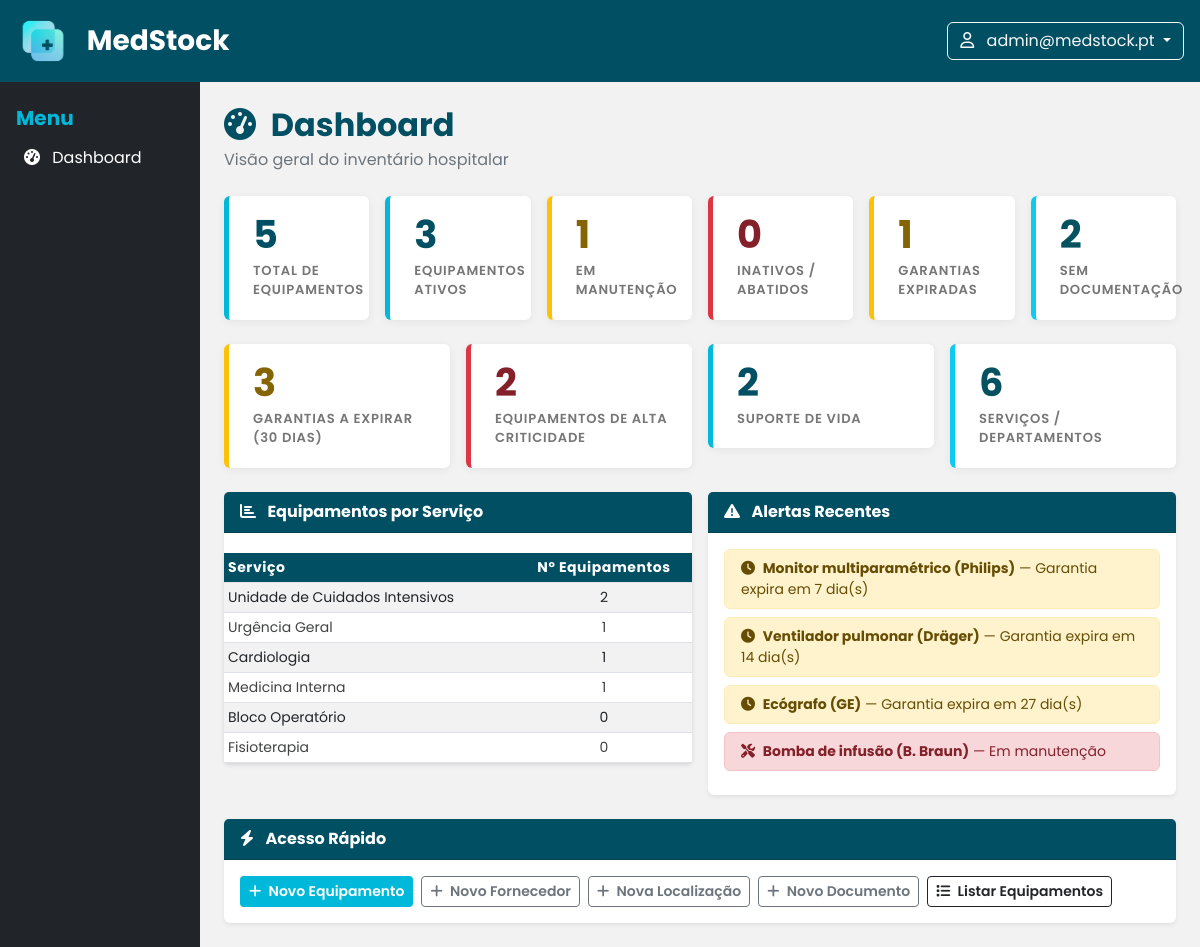
The page /private/home.php (signed in) on the database its author committed.
### tables this page shows
CREATE TABLE IF NOT EXISTS `garantias` (
  `id` int unsigned NOT NULL AUTO_INCREMENT,
  `id_equipamento` int unsigned NOT NULL,
  `id_fornecedor` int unsigned DEFAULT NULL,
  `data_inicio` date NOT NULL,
  `data_fim` date NOT NULL,
  `tipo` enum('Fabricante','Extensão','Contrato de manutenção') NOT NULL DEFAULT 'Fabricante',
  `descricao` text DEFAULT NULL,
  `created_at` datetime DEFAULT NULL,
  `updated_at` datetime DEFAULT NULL,
  PRIMARY KEY (`id`),
  CONSTRAINT `fk_gar_equipamento` FOREIGN KEY (`id_equipamento`) REFERENCES `equipamentos` (`id`),
  CONSTRAINT `fk_gar_fornecedor` FOREIGN KEY (`id_fornecedor`) REFERENCES `fornecedores` (`id`)
);

CREATE TABLE IF NOT EXISTS `equipamentos` (
  `id` int unsigned NOT NULL AUTO_INCREMENT,
  `codigo` varchar(20) NOT NULL,
  `designacao` varchar(150) NOT NULL,
  `marca` varchar(100) DEFAULT NULL,
  `modelo` varchar(100) DEFAULT NULL,
  `numero_serie` varchar(100) DEFAULT NULL,
  `categoria` enum('Monitorização','Suporte de vida','Terapia','Diagnóstico','Laboratório','Esterilização','Reabilitação') DEFAULT NULL,
  `estado` enum('Ativo','Em manutenção','Em calibração','Em quarentena','Inativo','Abatido') NOT NULL DEFAULT 'Ativo',
  `criticidade` enum('Baixa','Média','Alta','Suporte de vida') NOT NULL DEFAULT 'Média',
  `id_localizacao` int unsigned DEFAULT NULL,
  `id_fornecedor` int unsigned DEFAULT NULL,
  `data_aquisicao` date DEFAULT NULL,
  `data_fabrico` date DEFAULT NULL,
  `created_at` datetime DEFAULT NULL,
  `updated_at` datetime DEFAULT NULL,
  `deleted_at` datetime DEFAULT NULL,
  PRIMARY KEY (`id`),
  UNIQUE KEY `codigo` (`codigo`),
  CONSTRAINT `fk_equip_fornecedor` FOREIGN KEY (`id_fornecedor`) REFERENCES `fornecedores` (`id`),
  CONSTRAINT `fk_equip_localizacao` FOREIGN KEY (`id_localizacao`) REFERENCES `localizacoes` (`id`)
);

### private/home.php (the view, shortened to what this page needs)
<?php
try {
    $ligacao = new PDO("mysql:host=".MYSQL_HOST.";dbname=".MYSQL_DATABASE.";charset=utf8", MYSQL_USERNAME, MYSQL_PASSWORD);
    $ligacao->setAttribute(PDO::ATTR_ERRMODE, PDO::ERRMODE_EXCEPTION);
    $kpis = [];
    $kpis['total'] = (int) $ligacao->query("SELECT COUNT(*) FROM equipamentos WHERE deleted_at IS NULL")->fetchColumn();
    $kpis['ativos'] = (int) $ligacao->query("SELECT COUNT(*) FROM equipamentos WHERE estado = 'Ativo' AND deleted_at IS NULL")->fetchColumn();
    $kpis['manutencao'] = (int) $ligacao->query("SELECT COUNT(*) FROM equipamentos WHERE estado = 'Em manutenção' AND deleted_at IS NULL")->fetchColumn();
    $kpis['inativos'] = (int) $ligacao->query("SELECT COUNT(*) FROM equipamentos WHERE estado IN ('Inativo','Abatido') AND deleted_at IS NULL")->fetchColumn();
    $kpis['gar_expiradas'] = (int) $ligacao->query("SELECT COUNT(*) FROM garantias WHERE data_fim < CURDATE()")->fetchColumn();
    $kpis['sem_docs'] = (int) $ligacao->query(
        "SELECT COUNT(*) FROM equipamentos WHERE deleted_at IS NULL
         AND id NOT IN (SELECT DISTINCT id_equipamento FROM documentos WHERE deleted_at IS NULL)"
    )->fetchColumn();
    $kpis['gar_30dias'] = (int) $ligacao->query(
        "SELECT COUNT(*) FROM garantias WHERE data_fim >= CURDATE() AND data_fim <= DATE_ADD(CURDATE(), INTERVAL 30 DAY)"
    )->fetchColumn();
    $kpis['alta_critico'] = (int) $ligacao->query("SELECT COUNT(*) FROM equipamentos WHERE criticidade = 'Alta' AND deleted_at IS NULL")->fetchColumn();
    $kpis['suporte_vida'] = (int) $ligacao->query("SELECT COUNT(*) FROM equipamentos WHERE criticidade = 'Suporte de vida' AND deleted_at IS NULL")->fetchColumn();
    $kpis['servicos'] = (int) $ligacao->query("SELECT COUNT(*) FROM localizacoes")->fetchColumn();
    $stmtServicos = $ligacao->query(
        "SELECT l.nome AS servico, COUNT(e.id) AS total
         FROM localizacoes l
         LEFT JOIN equipamentos e ON e.id_localizacao = l.id AND e.deleted_at IS NULL
         GROUP BY l.id, l.nome
         ORDER BY total DESC
         LIMIT 8"
    );
    $equip_por_servico = $stmtServicos->fetchAll(PDO::FETCH_OBJ);
    $stmtAlertas = $ligacao->query(
        "SELECT e.designacao, e.marca, e.modelo, g.data_fim,
                DATEDIFF(g.data_fim, CURDATE()) AS dias_restantes
         FROM garantias g
         JOIN equipamentos e ON g.id_equipamento = e.id AND e.deleted_at IS NULL
         WHERE g.data_fim >= CURDATE() AND g.data_fim <= DATE_ADD(CURDATE(), INTERVAL 30 DAY)
         ORDER BY g.data_fim ASC
         LIMIT 5"
    );
    $alertas_garantias = $stmtAlertas->fetchAll(PDO::FETCH_OBJ);
    $stmtManutencao = $ligacao->query(
        "SELECT designacao, marca, modelo, updated_at
         FROM equipamentos
         WHERE estado = 'Em manutenção' AND deleted_at IS NULL
         ORDER BY updated_at ASC
         LIMIT 3"
    );
    $alertas_manutencao = $stmtManutencao->fetchAll(PDO::FETCH_OBJ);
} catch (PDOException $err) {
    $kpis = array_fill_keys(['total','ativos','manutencao','inativos','gar_expiradas','sem_docs','gar_30dias','alta_critico','suporte_vida','servicos'], 0);
    $equip_por_servico = [];
    $alertas_garantias = [];
    $alertas_manutencao = [];
}
?>
<?php include 'includes/header.php'; ?>
<?php include 'includes/nav.php'; ?>
<div class="container-fluid">
    <div class="row">
        <?php include 'includes/sidebar.php'; ?>
        <main class="col-md-9 col-lg-10 p-4" style="background-color: #f2f2f2;">
            <h2 class="mb-1 fw-bold" style="color: #004f63;">
                <i class="fas fa-tachometer-alt me-2"></i> Dashboard
            </h2>
            <p class="text-muted mb-4">Visão geral do inventário hospitalar</p>
            <div class="row g-3 mb-4">
                <div class="col-md-4 col-lg-2">
                    <div class="kpi-card">
                        <div class="kpi-numero"><?= number_format($kpis['total'], 0, ',', ' ') ?></div>
                        <div class="kpi-label">Total de Equipamentos</div>
                    </div>
                </div>
                <div class="col-md-4 col-lg-2">
                    <div class="kpi-card">
                        <div class="kpi-numero"><?= number_format($kpis['ativos'], 0, ',', ' ') ?></div>
                        <div class="kpi-label">Equipamentos Ativos</div>
                    </div>
                </div>
                <div class="col-md-4 col-lg-2">
                    <div class="kpi-card kpi-warning">
                        <div class="kpi-numero"><?= $kpis['manutencao'] ?></div>
                        <div class="kpi-label">Em Manutenção</div>
                    </div>
                </div>
                <div class="col-md-4 col-lg-2">
                    <div class="kpi-card kpi-danger">
                        <div class="kpi-numero"><?= $kpis['inativos'] ?></div>
                        <div class="kpi-label">Inativos / Abatidos</div>
                    </div>
                </div>
                <div class="col-md-4 col-lg-2">
                    <div class="kpi-card kpi-warning">
                        <div class="kpi-numero"><?= $kpis['gar_expiradas'] ?></div>
                        <div class="kpi-label">Garantias Expiradas</div>
                    </div>
                </div>
                <div class="col-md-4 col-lg-2">
                    <div class="kpi-card kpi-info">
                        <div class="kpi-numero"><?= $kpis['sem_docs'] ?></div>
                        <div class="kpi-label">Sem Documentação</div>
                    </div>
                </div>
            </div>
            <div class="row g-3 mb-4">
                <div class="col-md-6 col-lg-3">
                    <div class="kpi-card kpi-warning">
                        <div class="kpi-numero"><?= $kpis['gar_30dias'] ?></div>
                        <div class="kpi-label">Garantias a Expirar (30 dias)</div>
                    </div>
                </div>
                <div class="col-md-6 col-lg-3">
                    <div class="kpi-card kpi-danger">
                        <div class="kpi-numero"><?= $kpis['alta_critico'] ?></div>
                        <div class="kpi-label">Equipamentos de Alta Criticidade</div>
                    </div>
                </div>
                <div class="col-md-6 col-lg-3">
                    <div class="kpi-card">
                        <div class="kpi-numero"><?= $kpis['suporte_vida'] ?></div>
                        <div class="kpi-label">Suporte de Vida</div>
                    </div>
                </div>
                <div class="col-md-6 col-lg-3">
                    <div class="kpi-card kpi-info">
                        <div class="kpi-numero"><?= $kpis['servicos'] ?></div>
                        <div class="kpi-label">Serviços / Departamentos</div>
                    </div>
                </div>
            </div>
            <div class="row g-3 mb-4">
                <div class="col-md-6">
                    <div class="card border-0 shadow-sm">
                        <div class="card-header text-white fw-bold" style="background-color: #004f63;">
                            <i class="fas fa-chart-bar me-2"></i> Equipamentos por Serviço
                        </div>
                        <div class="card-body p-0">
                            <table class="table table-sm table-striped mb-0">
                                <thead>
                                    <tr>
                                        <th>Serviço</th>
                                        <th class="text-center">Nº Equipamentos</th>
                                    </tr>
                                </thead>
                                <tbody>
                                    <?php if (empty($equip_por_servico)): ?>
                                        <tr><td colspan="2" class="text-center text-muted py-3">Sem dados disponíveis.</td></tr>
                                    <?php else: foreach ($equip_por_servico as $row): ?>
                                        <tr>
                                            <td><?= htmlspecialchars($row->servico) ?></td>
                                            <td class="text-center"><?= $row->total ?></td>
                                        </tr>
                                    <?php endforeach; endif; ?>
                                </tbody>
                            </table>
                        </div>
                    </div>
                </div>
                <div class="col-md-6">
                    <div class="card border-0 shadow-sm">
                        <div class="card-header text-white fw-bold" style="background-color: #004f63;">
                            <i class="fas fa-exclamation-triangle me-2"></i> Alertas Recentes
                        </div>
                        <div class="card-body">
                            <?php foreach ($alertas_garantias as $a): ?>
                                <div class="alert alert-warning py-2 px-3 mb-2 small">
                                    <i class="fas fa-clock me-1"></i>
                                    <strong><?= htmlspecialchars($a->designacao) ?> (<?= htmlspecialchars($a->marca) ?>)</strong>
                                    — Garantia expira em <?= $a->dias_restantes ?> dia(s)
                                </div>
                            <?php endforeach; ?>
                            <?php foreach ($alertas_manutencao as $a): ?>
                                <div class="alert alert-danger py-2 px-3 mb-2 small">
                                    <i class="fas fa-tools me-1"></i>
                                    <strong><?= htmlspecialchars($a->designacao) ?> (<?= htmlspecialchars($a->marca) ?>)</strong>
                                    — Em manutenção
                                </div>
                            <?php endforeach; ?>
                        </div>
                    </div>
                </div>
            </div>
            <div class="card border-0 shadow-sm">
                <div class="card-header text-white fw-bold" style="background-color: #004f63;">
                    <i class="fas fa-bolt me-2"></i> Acesso Rápido
                </div>
                <div class="card-body">
                    <div class="d-flex flex-wrap gap-2">
                        <a href="views/equipamentos/novo.php" class="btn btn-sm text-white fw-semibold" style="background-color: #00b8d9;">
                            <i class="fas fa-plus me-1"></i> Novo Equipamento
                        </a>
                        <a href="views/fornecedores/novo.php" class="btn btn-sm btn-outline-secondary fw-semibold">
                            <i class="fas fa-plus me-1"></i> Novo Fornecedor
                        </a>
                        <a href="views/localizacoes/novo.php" class="btn btn-sm btn-outline-secondary fw-semibold">
                            <i class="fas fa-plus me-1"></i> Nova Localização
                        </a>
                        <a href="views/documentos/novo.php" class="btn btn-sm btn-outline-secondary fw-semibold">
                            <i class="fas fa-plus me-1"></i> Novo Documento
                        </a>
                        <a href="views/equipamentos/lista.php" class="btn btn-sm btn-outline-dark fw-semibold">
                            <i class="fas fa-list me-1"></i> Listar Equipamentos
                        </a>
                    </div>
                </div>
            </div>
        </main>
    </div>
</div>
<?php include 'includes/footer.php'; ?>

### private/assets/css/1231236.css (style rules this page uses)
* { margin: 0; padding: 0; box-sizing: border-box; font-family: 'Poppins', 'Titillium Web', sans-serif; }
:root { --verde: #00b8d9; --verde-escuro: #007fa3; --verde-muito-escuro: #004f63; --cinza-claro: #f2f2f2; --texto-escuro: #424343; }
table { width: 100%; border-collapse: collapse; margin-top: 20px; background-color: #fff; box-shadow: 0 2px 5px rgba(0, 0, 0, 0.05); }
thead { background-color: var(--verde-muito-escuro); color: #ffffff; text-align: left; }
thead th { padding: 12px; font-size: 14px; letter-spacing: 0.04em; }
tbody td { padding: 10px 12px; border-bottom: 1px solid #dee2e6; font-size: 14px; color: var(--texto-escuro); }
.kpi-card { background-color: #ffffff; border-radius: 6px; padding: 20px 24px; border-left: 5px solid var(--verde); box-shadow: 0 2px 8px rgba(0,0,0,0.06); transition: transform 0.2s; }
.kpi-card .kpi-numero { font-size: 2.4em; font-weight: 700; color: var(--verde-muito-escuro); line-height: 1; }
.kpi-card .kpi-label { font-size: 0.82em; font-weight: 600; text-transform: uppercase; letter-spacing: 0.06em; color: #767676; margin-top: 6px; }
.kpi-card.kpi-warning { border-left-color: #ffc107; }
.kpi-card.kpi-warning .kpi-numero { color: #856404; }
.kpi-card.kpi-danger { border-left-color: #dc3545; }
.kpi-card.kpi-danger .kpi-numero { color: #842029; }
.kpi-card.kpi-info { border-left-color: #0dcaf0; }
.kpi-card.kpi-info .kpi-numero { color: #055160; }
.me-2 { margin-right: 0.5rem; }
.text-center { text-align: center; }

### rows shown on the page
garantias: id_equipamento.designacao "Monitor multiparamétrico", id_equipamento.marca "Philips", dias_restantes "7"
garantias: id_equipamento.designacao "Ventilador pulmonar", id_equipamento.marca "Dräger", dias_restantes "14"
garantias: id_equipamento.designacao "Ecógrafo", id_equipamento.marca "GE", dias_restantes "27"

### other values the page prints
APP_NAME "MedStock"
$nome "admin@medstock.pt"
$kpis['total'] "5"
$kpis['ativos'] "3"
$kpis['manutencao'] "1"
$kpis['inativos'] "0"
$kpis['gar_expiradas'] "1"
$kpis['sem_docs'] "2"
$kpis['gar_30dias'] "3"
$kpis['alta_critico'] "2"
$kpis['suporte_vida'] "2"
$kpis['servicos'] "6"
$row->servico "Unidade de Cuidados Intensivos"
$row->total "2"
$row->servico "Urgência Geral"
